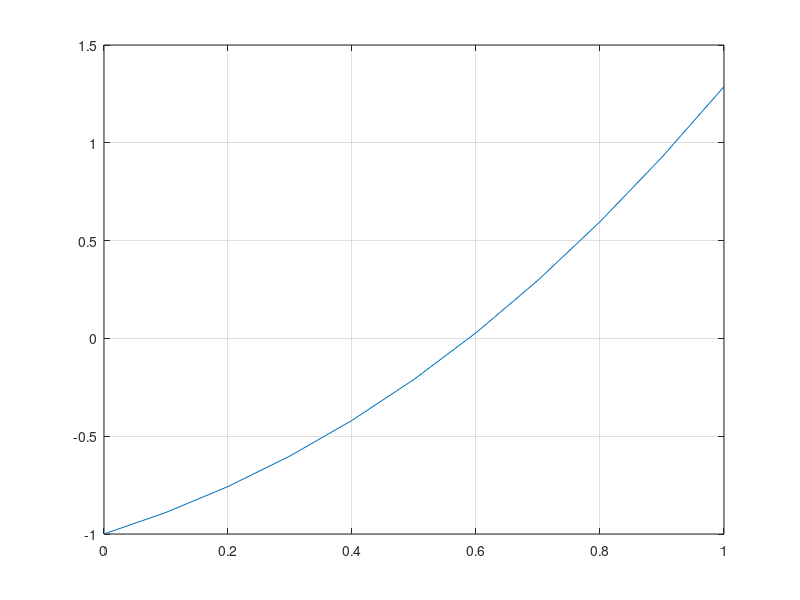

Write the MATLAB code that produced this figure.
function newton
clear 
clc
format long
    function y = f(x)
        y = exp(x).*sin(x) - 1;
    end
    
    x0 = 0;
    x1 = 1;
    erro = 10^-6;
    x = [x0:0.1:x1];
    y = f(x);
    
    plot(x,y);
    grid
    hold on

    k = 0;
    while abs(f(x1)) > erro
        fx0 = f(x0);
        fx1 = f(x1);
        
        xk = x1 - ((fx1*(x1-x0)) / (fx1-fx0)); 
        x0 = x1;
        x1 = xk;
        
        %r = derivada + (x1 -x)*funcao;
        
        %plot(r);
        %grid
        %hold on
        k = k + 1;
    end
    x0
    x1
    fx0
    fx1
    k
 end